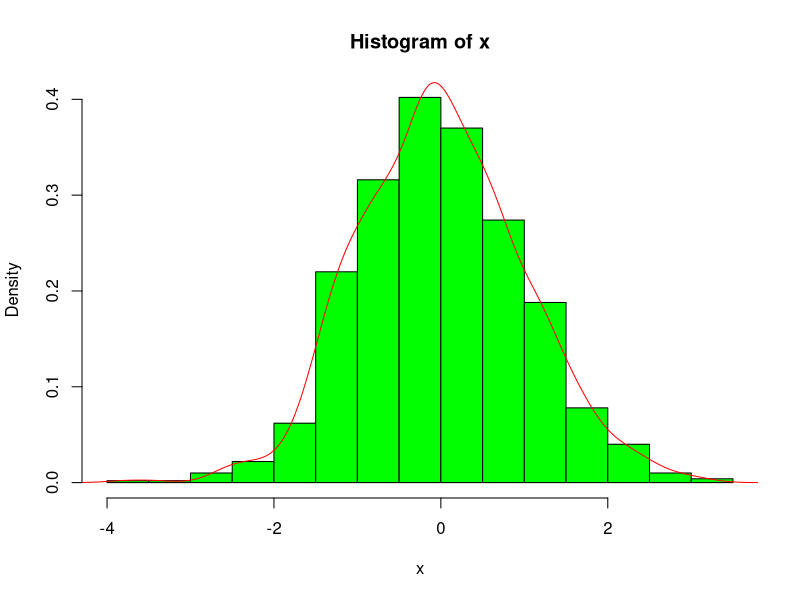
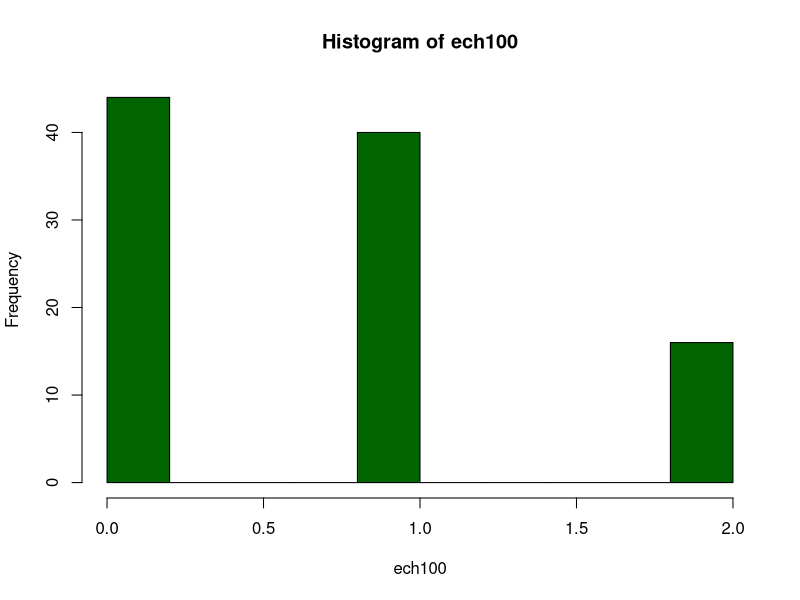
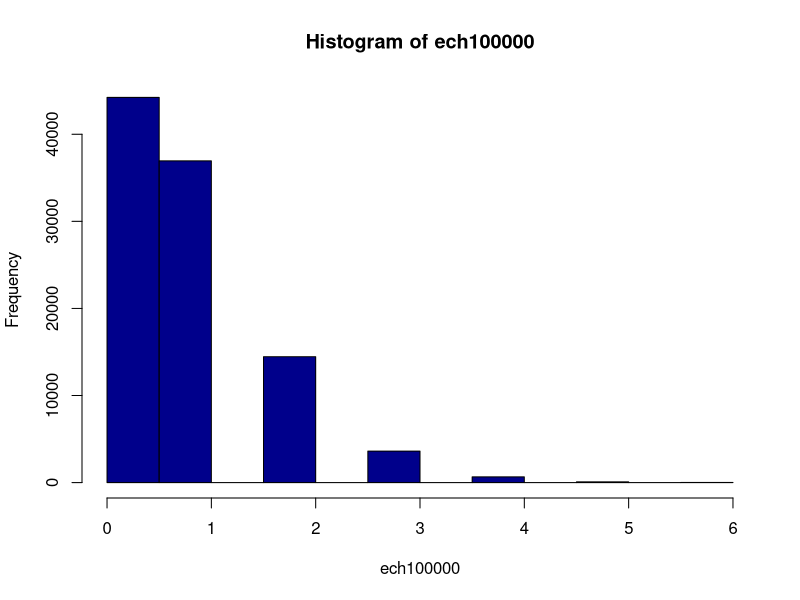
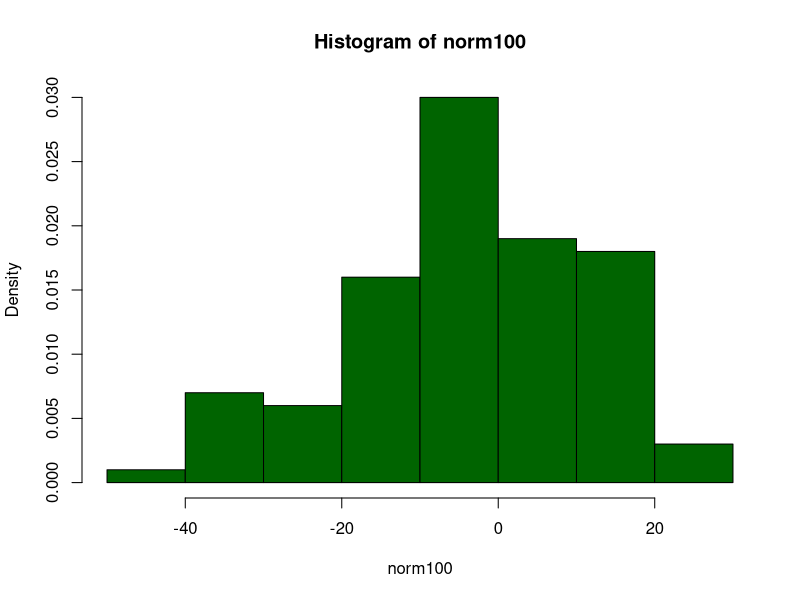
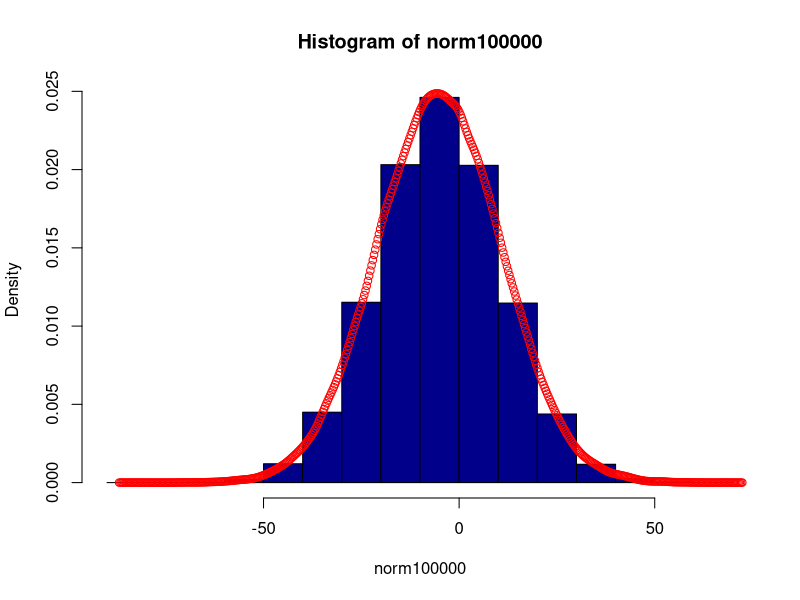

Recreate these plots in R, in order.
# Exo 1
# # n <- 15
# 5 -> n
# x <- 1
# X <- 10
# n
# x
# X
# n <- 10 + 2
# n
# n <- 3 + rnorm(1)
# (10 + 2)*5
# name <- "Carmen"; n1 <- 10; n2 <- 100; m<- 0.5
# ls.str(pat = "n")

# Exo 2
# M <- data.frame(n1, n2, m)
# ls.str(pat = "M")
# rm()

#Ex 3
#dev.list()

#Ex 4
# x11(); x11(); pdf();
# dev.list()
# dev.cur()
# dev.set(3)
# dev.off()
# dev.list()

#Ex 5
x <- rnorm(1000)
y <- x + rnorm(1000)
#plot(x, 3*x+5)
#plot(x,y,xlab="Mille valeurs au hasard", ylab="Mille autres valeurs", xlim=c(-2,2), ylim=c(-2,2), pch=20, col="red", bg="yellow", bty="l", tcl=0.3, main="Configurer les graphiques en R", las=1, cex=0.5)
#points(0,0,col="blue")
#lines(stats::lowess(x,y))
# Ex 6
hist(x,col="green",probability=T)
lines(density(x),col="red")

# Ex 7
P_inf_3 <- pbinom(3,18,1/6)
P_egal_3 <- P_inf_3 - pbinom(2,18,1/6)
P_sup_3 <- 1 - pbinom(2,18,1/6)
P_inf_16 <- pbinom(16,18,1/6)

P_inf_3*100
P_egal_3*100
P_sup_3*100
P_inf_16*100

# Ex 8
pnorm(1.41,0,1)*100 #P(U < 1.41)
pnorm(-2.07,0,1)*100 #P(U < -1.07)
(1 - pnorm(-1.26,0,1))*100 #P(U > -1.26)

qnorm(0.95,0,1) # P(U < u) = 0.95
qnorm(0.1,0,1) # P(U < u) = 0.1
qnorm(0.01,0,1) # P(U < u) = 0.01 <=> P(U > u) = 0.99
#2
pnorm(-5,-5,16)*100 #P(U < -5)
pnorm(0,-5,16)*100 #P(U < 0)
(1 - pnorm(5,-5,16))*100 #P(U > 5)

qnorm(0.95,-5,16) # P(U < u) = 0.95
qnorm(0.05,-5,16) # P(U < u) = 0.05
qnorm(0.99,-5,16) # P(U > u) = 0.01

# Ex 9
pchisq(6.26,15)*100 # P(X15 < 6.26)
(1 - pchisq(3.25,10))*100 # P(X10 > 3.25) 
(1 - pchisq(11.52,10+15))*100 # P(X10+X15 > 3.25) 

#X ~ X15
qchisq(0.01,15) # P(X < x) = 0.01
qchisq(0.05,15) # P(X < x) = 0.05
qchisq(0.99,15) # P(X < x) = 0.99

# Ex 10
pt(0.408,5)*100
pt(-2.07,5)*100
(1 - pt(0.132,5))*100

qt(0.05,5)
qt(1-0.9,5)
qt(0.5,5)

# Ex 11
ech100 <- rbinom(100,20,0.04)
ech100000 <- rbinom(100000,20,0.04)

hist(ech100,col="darkgreen")
hist(ech100000,col="darkblue")

# Ex 12
norm100 <- rnorm(100,-5,16)
norm100000 <- rnorm(100000,-5,16)

hist(norm100, col="darkgreen", probability=T)
hist(norm100000, col="darkblue", probability=T)

points(density(norm100000),col="red")

# Ex 13
#skip
####################################################
# TP1 BIS
# Ex 1
#c(1:5) # liste
#1:6 # range
seq(1,5,by=0.5) # range + param
##rep(3,2) # repetition
rep(1:3,5)
cat(10,3:6,10,100,100,seq(10,40,by=10))

# Ex 2
a <- vector(length=10, mode="numeric")
a
#x<-10:15
#x
#x[2]
#x[c(2,4)]
#x[-4]
x <- c(1,4,5)
y <- seq(1,9,2)
y[2]
y[-2]
xy <- y[x]
y[2:4]

# Ex 3
x <- 1:3
x**2
x/c(2,4,6)
y <- 1:5
x*y
# il multiplie chaque terme de chaque suite


